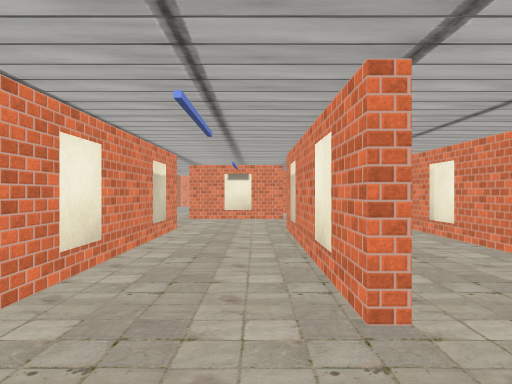
View 1 (above)

24 first-person views from a walk through a scene from a Unity 3-D project. The camera is 1.5 m above the floor, looks level and sees 75° across. The floor is counted in squares, 2 m on a side. Each view is taken from the middle of a square. On the plan, view 1 faces up. The plan holds only what a view shows up to about 11 squares ahead; the rest is blank. The place goes on beyond the plan. The player is left out. Door leaves are left out, so doorways stand open. Some surface patterns are stand-ins.

View 2
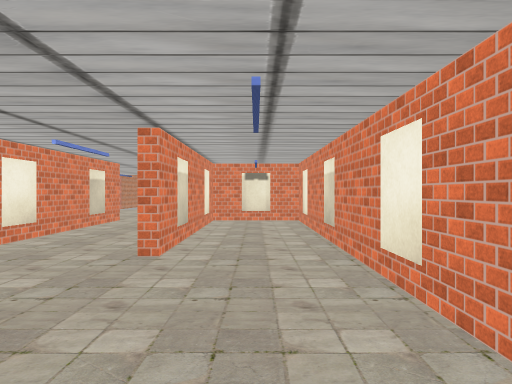

View 3
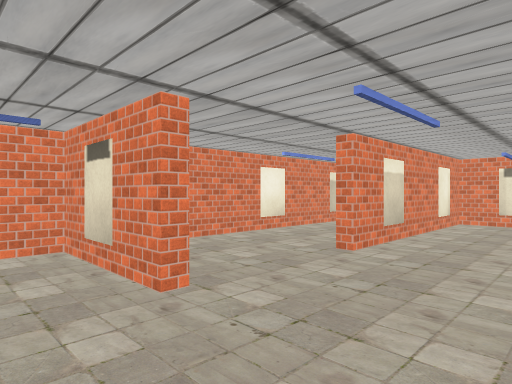

View 4
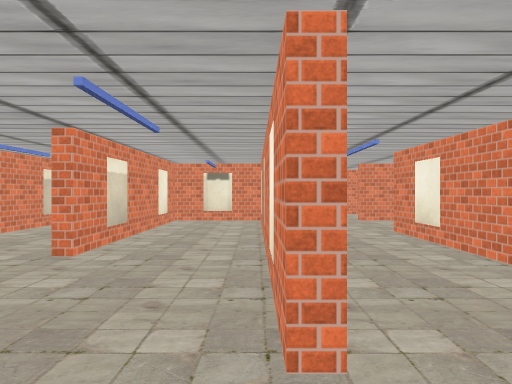

View 5
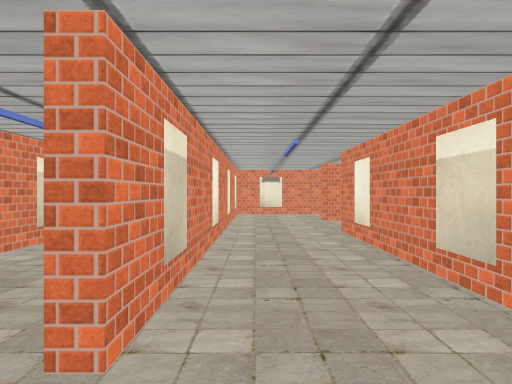

View 6
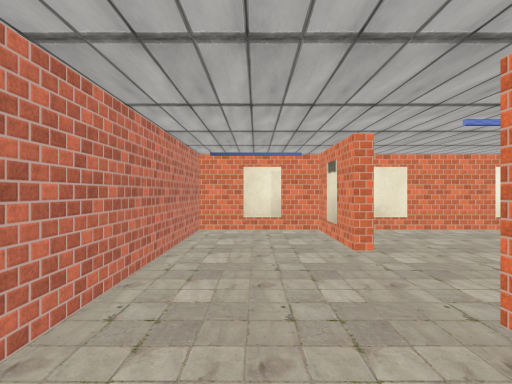

View 7
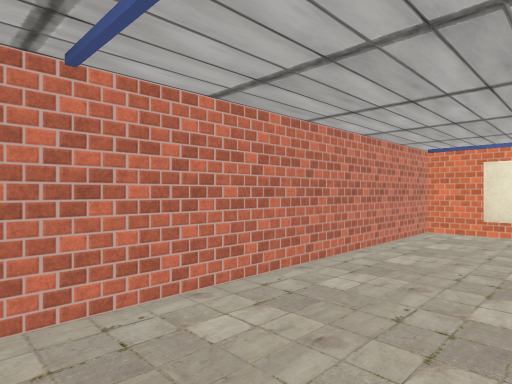

View 8
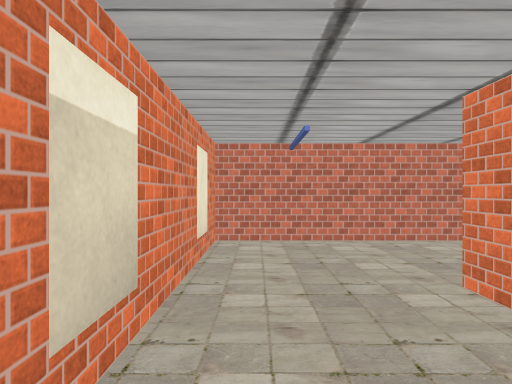

View 9
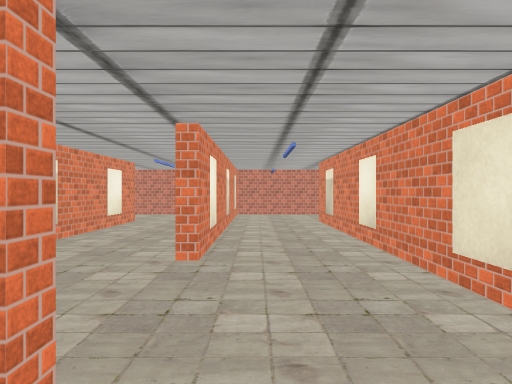

View 10
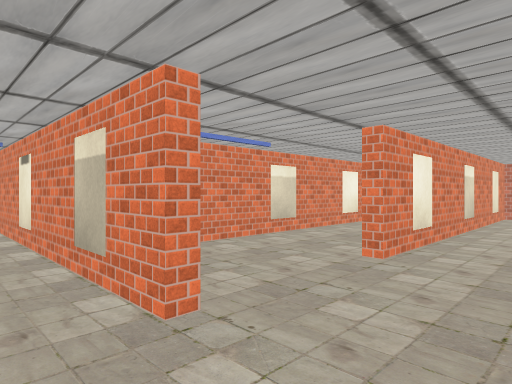

View 11
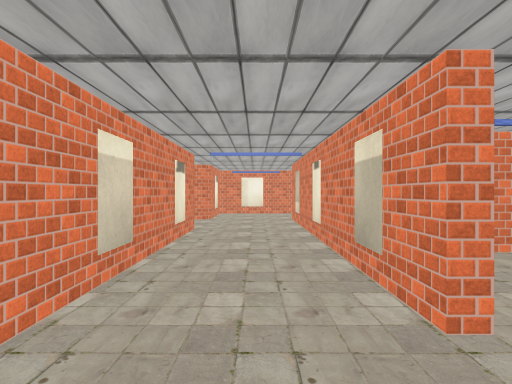

View 12
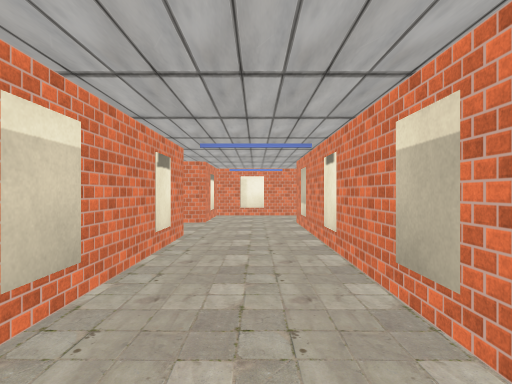

View 13
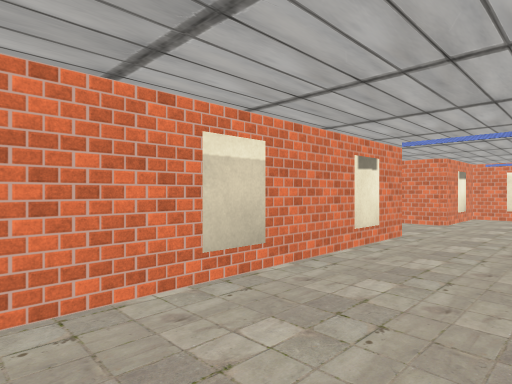

View 14
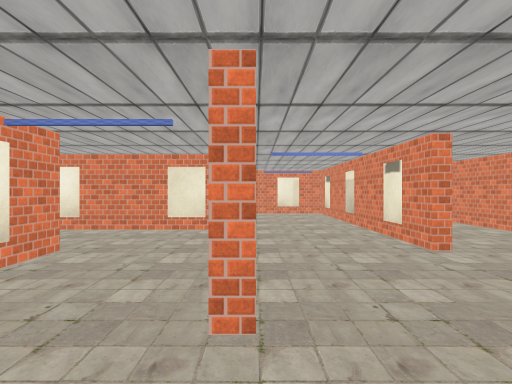

View 15
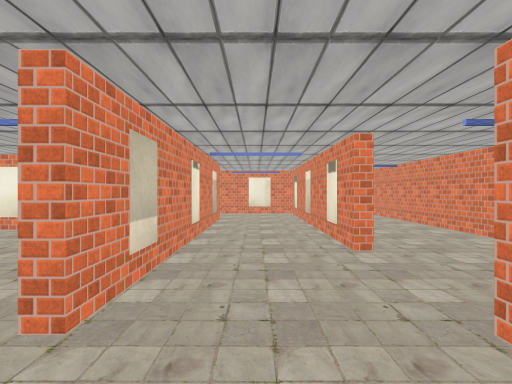

View 16
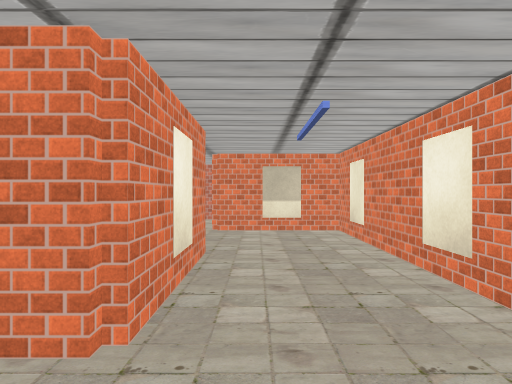

View 17
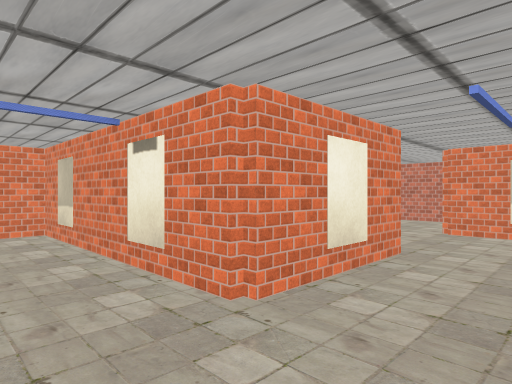

View 18
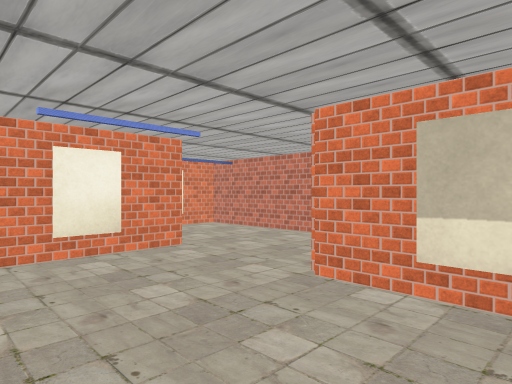

View 19
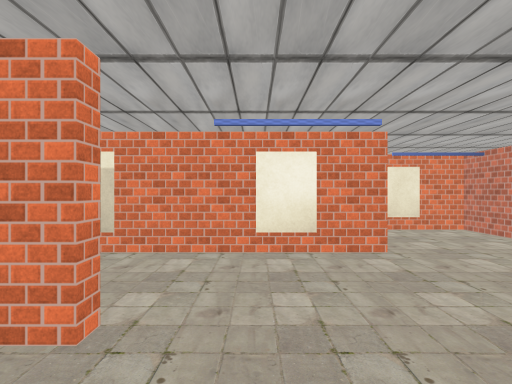

View 20
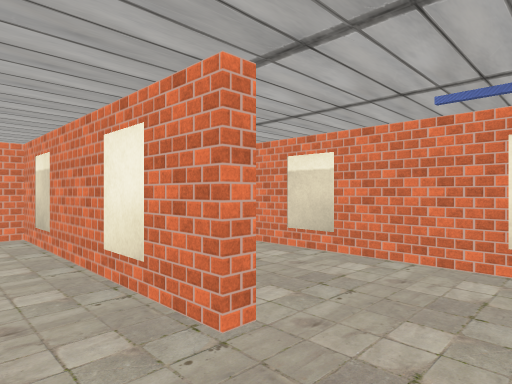

View 21
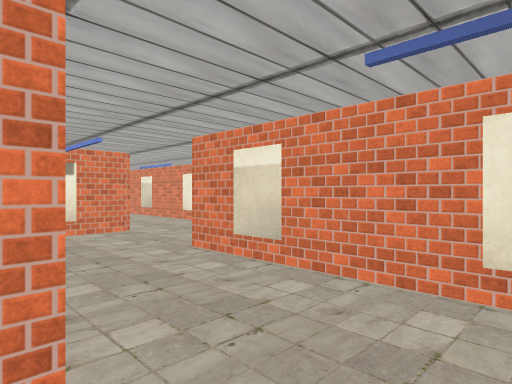

View 22
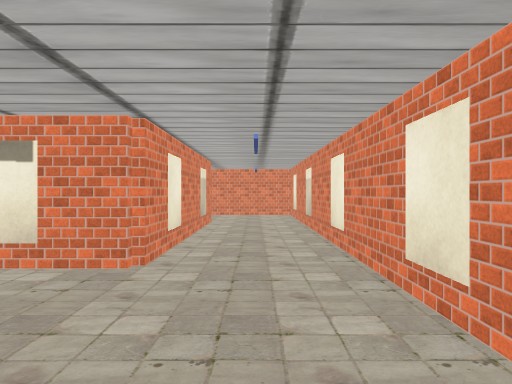

View 23
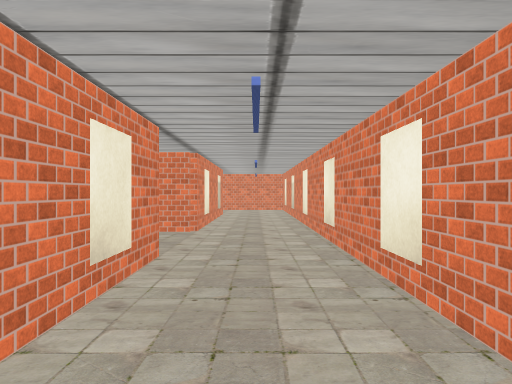

View 24
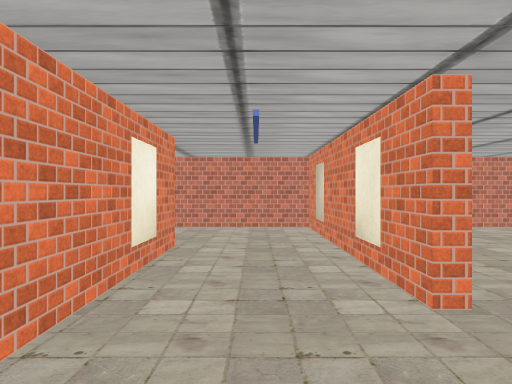

### Floor plan
Ten units are one square. View 1 is at (0, 0); x grows to the right and y downward. Boxes are objects, and circles mark ways between rooms. Rooms are numbered by the first view taken in them; rooms with no view inside come last. Other rooms are left out.
<svg viewBox="-25 -124 218 160">
<path fill="none" stroke="#000" d="M6 -19 6 -67M8 6 -16 6 -16 31 26 31M-16 -69 -16 -2M31 6 31 -68 9 -68 9 -19M8 -92 -19 -92M34 -66 34 6M26 31 56 31 56 -44M58 -70 132 -70M108 -92 40 -92M34 -86 34 -66M156 -66 156 -92 131 -92M84 -61 84 5 109 5M106 -17 106 -45 156 -45 156 -51M131 8 131 -42M111 31 126 31M126 31 156 31 156 6M181 6 181 -14M159 -19 159 31 188 31M159 -94 159 -42M181 -14 181 -119 155 -119M81 6 81 -51M66 -68 58 -68M159 -42 145 -42M156 6 156 -19"/>
<circle cx="30" cy="15" r="3" fill="#2a7"/>
<circle cx="45" cy="-70" r="3" fill="#2a7"/>
<circle cx="60" cy="-55" r="3" fill="#2a7"/>
<circle cx="130" cy="-80" r="3" fill="#2a7"/>
<circle cx="145" cy="-70" r="3" fill="#2a7"/>
<circle cx="110" cy="-5" r="3" fill="#2a7"/>
<circle cx="130" cy="15" r="3" fill="#2a7"/>
<circle cx="145" cy="-5" r="3" fill="#2a7"/>
<circle cx="170" cy="-5" r="3" fill="#2a7"/>
<circle cx="160" cy="-25" r="3" fill="#2a7"/>
<text x="0" y="-30">1</text>
<text x="40" y="-20">2</text>
<text x="80" y="-80">3</text>
<text x="140" y="-80">4</text>
<text x="110" y="-50">5</text>
<text x="120" y="-10">6</text>
<text x="140" y="10">7</text>
<text x="170" y="10">8</text>
<text x="170" y="-70">9</text>
<text x="70" y="-20">10</text>
<text x="140" y="-20">11</text>
</svg>
Room 1 opens to room 2. Room 2 opens to room 3. Room 2 opens to room 10. Room 3 opens to room 4. Room 4 opens to room 5. Room 5 opens to room 6. Room 6 opens to room 7. Room 7 opens to room 11. Room 8 opens to room 9. Room 9 opens to room 11.

Where each view was taken, in squares from view 1:
view 1: 0 up, 0 right, facing up
view 2: 2 down, 2 right, facing up
view 3: 2 down, 3 right, facing up-left
view 4: 2 down, 3 right, facing up
view 5: 2 down, 4 right, facing up
view 6: 2 down, 5 right, facing left
view 7: 1 down, 5 right, facing down-left
view 8: 2 up, 5 right, facing down
view 9: 8 up, 5 right, facing down
view 10: 8 up, 4 right, facing down-right
view 11: 8 up, 4 right, facing right
view 12: 8 up, 5 right, facing right
view 13: 7 up, 5 right, facing up-right
view 14: 7 up, 15 right, facing left
view 15: 8 up, 15 right, facing left
view 16: 6 up, 10 right, facing down
view 17: 6 up, 9 right, facing down-right
view 18: 2 up, 9 right, facing down-right
view 19: 1 up, 9 right, facing right
view 20: 2 down, 12 right, facing up-right
view 21: 2 down, 13 right, facing up-right
view 22: 1 up, 17 right, facing up
view 23: 2 down, 17 right, facing up
view 24: 4 up, 17 right, facing down
